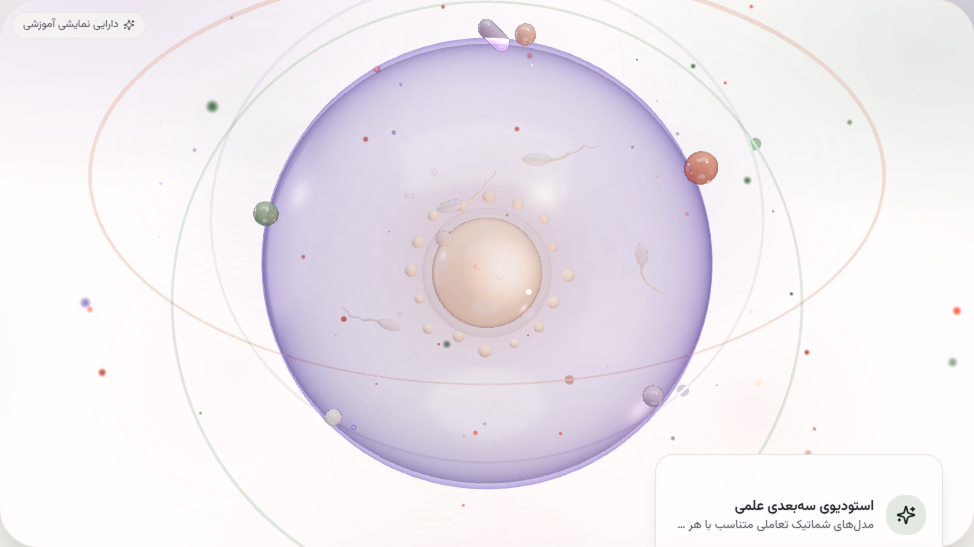
#> input picture agent-ctx/tmp/panel0.png, 1948 x 1094 px (shown at 1/2 size)
$ python crop.py panel0.png panel1.png
#> lines starting #> are read from the running program, lines starting #| are printed output that depends on the picture
import sys
from PIL import Image
src, dst = sys.argv[1], sys.argv[2]
im = Image.open(src)
#> im is the input picture: PIL image 1948x1094 RGB; mean R, G, B 238.7, 232.8, 238.9
w, h = im.size
#> w = 1948; h = 1094
# central 56% region (the 3D model area), upscale 2x
cw, ch = int(w*0.56), int(h*0.56)
#> cw = 1090; ch = 612
box = ((w-cw)//2, int((h-ch)*0.42), (w+cw)//2, int((h-ch)*0.42)+ch)
#> box = (429, 202, 1519, 814)
c = im.crop(box).resize((cw*2, ch*2), Image.LANCZOS)
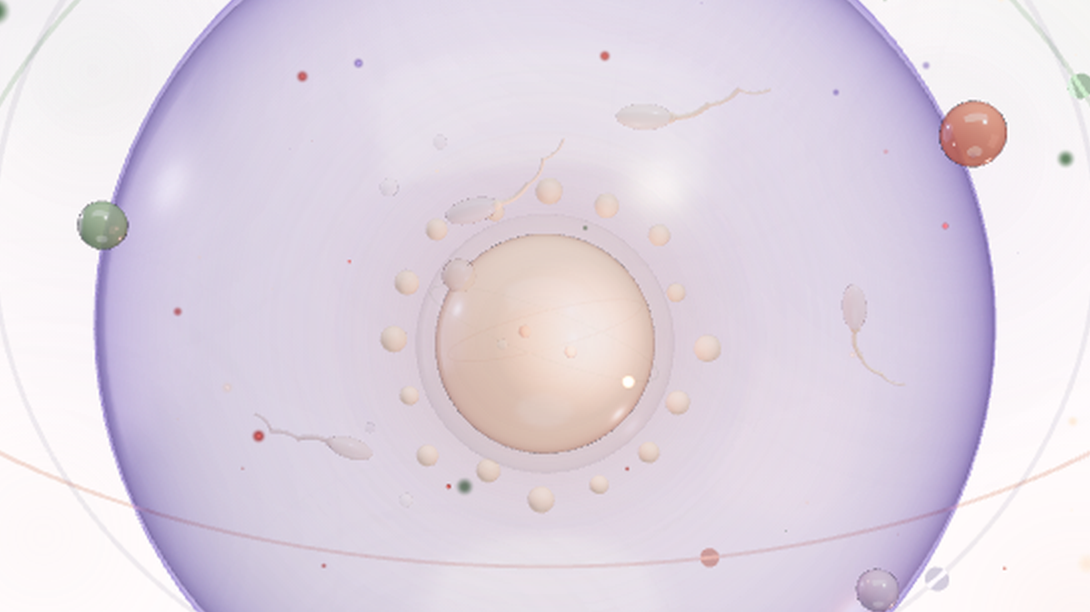
#> c: PIL image 2180x1224 RGB (shown at 1/2 size); mean R, G, B 224.3, 214.5, 226.7
c.save(dst)
print(dst, c.size)
#| panel1.png (2180, 1224)
